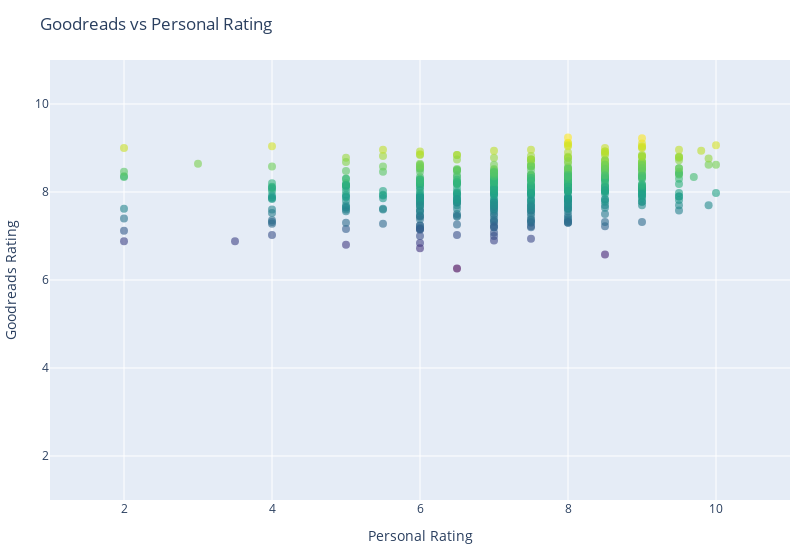

The notebook cell this image was saved under:
### Markdown cell above
## Goodreads Data

### Code cell
fig = rating_comparison(books_df)
fig.show()

div_output = pio.to_html(fig, full_html=False, include_plotlyjs='cdn', config={'responsive': True})
with open("plots/rating_comparison.html", "w") as f:
    f.write(div_output)

### Figure 1 — Plotly figure (JSON) as saved in the notebook; plotly's stock layout.template omitted (floating-point values rounded to 4 significant figures; data arrays with more than 128 entries replaced by an {"elided": "..."} marker saying what was removed)
{"data": [{"customdata": {"elided": "569x2 str values"}, "hovertemplate": "<b>%{customdata[0]}</b> by %{customdata[1]}<br>My Rating: %{x}<br>Goodreads Avg: %{y}<extra></extra>", "marker": {"color": {"elided": "569 float values"}, "colorscale": [[0, "#440154"], [0.1111, "#482878"], [0.2222, "#3e4989"], [0.3333, "#31688e"], [0.4444, "#26828e"], [0.5556, "#1f9e89"], [0.6667, "#35b779"], [0.7778, "#6ece58"], [0.8889, "#b5de2b"], [1, "#fde725"]], "opacity": 0.6, "showscale": false, "size": 8}, "mode": "markers", "name": "Book Ratings", "type": "scatter", "x": {"elided": "569 float values"}, "y": {"elided": "569 float values"}}], "layout": {"margin": {"b": 60, "l": 10, "r": 10, "t": 60}, "title": {"text": "Goodreads vs Personal Rating"}, "width": 800, "xaxis": {"range": [1, 11], "title": {"text": "Personal Rating"}}, "yaxis": {"range": [1, 11], "title": {"text": "Goodreads Rating"}}}}
